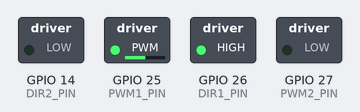
Bench run of a sketch on a simulated ESP32. Shown: switched loads named in the sketch (green lamp = pin HIGH).

Above: at 0.05 s.
At 3.95 s:
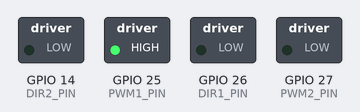
At 5.95 s:
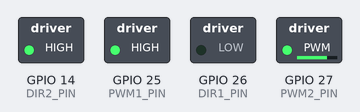
At 7.95 s:
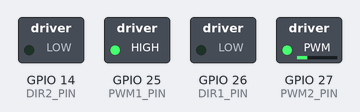
Timing chart, 0 to 10.4 s (numbered marks = the images above):
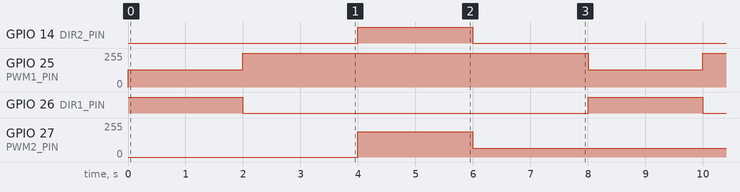

Measured:
- by itself, GPIO 14 (DIR2_PIN), GPIO 26 (DIR1_PIN): alternates HIGH for 2.0 s and LOW for 6.0 s
- by itself, GPIO 25 (PWM1_PIN): alternates 255/255 for 6.0 s and 128/255 for 2.0 s
- by itself, GPIO 27 (PWM2_PIN): alternates 191/255 for 2.0 s and 64/255 for 6.0 s

The sketch:

PWM_DIR.ino
```cpp
#define PWM1_PIN 25
#define DIR1_PIN 26
#define PWM2_PIN 27
#define DIR2_PIN 14

void setup() {
  // Configure pins
  pinMode(PWM1_PIN, OUTPUT);
  pinMode(DIR1_PIN, OUTPUT);
  pinMode(PWM2_PIN, OUTPUT);
  pinMode(DIR2_PIN, OUTPUT);

  // Setup PWM channels
  ledcAttachPin(PWM1_PIN, 0); // Channel 0 for Motor 1
  ledcSetup(0, 1000, 8);      // 1 kHz, 8-bit resolution

  ledcAttachPin(PWM2_PIN, 1); // Channel 1 for Motor 2
  ledcSetup(1, 1000, 8);      // 1 kHz, 8-bit resolution
}

void loop() {
  // Motor 1: Forward at 50% speed
  digitalWrite(DIR1_PIN, HIGH);
  ledcWrite(0, 128); // 50% duty cycle (128/255)
  delay(2000);

  // Motor 1: Reverse at full speed
  digitalWrite(DIR1_PIN, LOW);
  ledcWrite(0, 255); // Full speed
  delay(2000);

  // Motor 2: Forward at 75% speed
  digitalWrite(DIR2_PIN, HIGH);
  ledcWrite(1, 192); // 75% duty cycle (192/255)
  delay(2000);

  // Motor 2: Reverse at 25% speed
  digitalWrite(DIR2_PIN, LOW);
  ledcWrite(1, 64); // 25% duty cycle (64/255)
  delay(2000);
}
```
